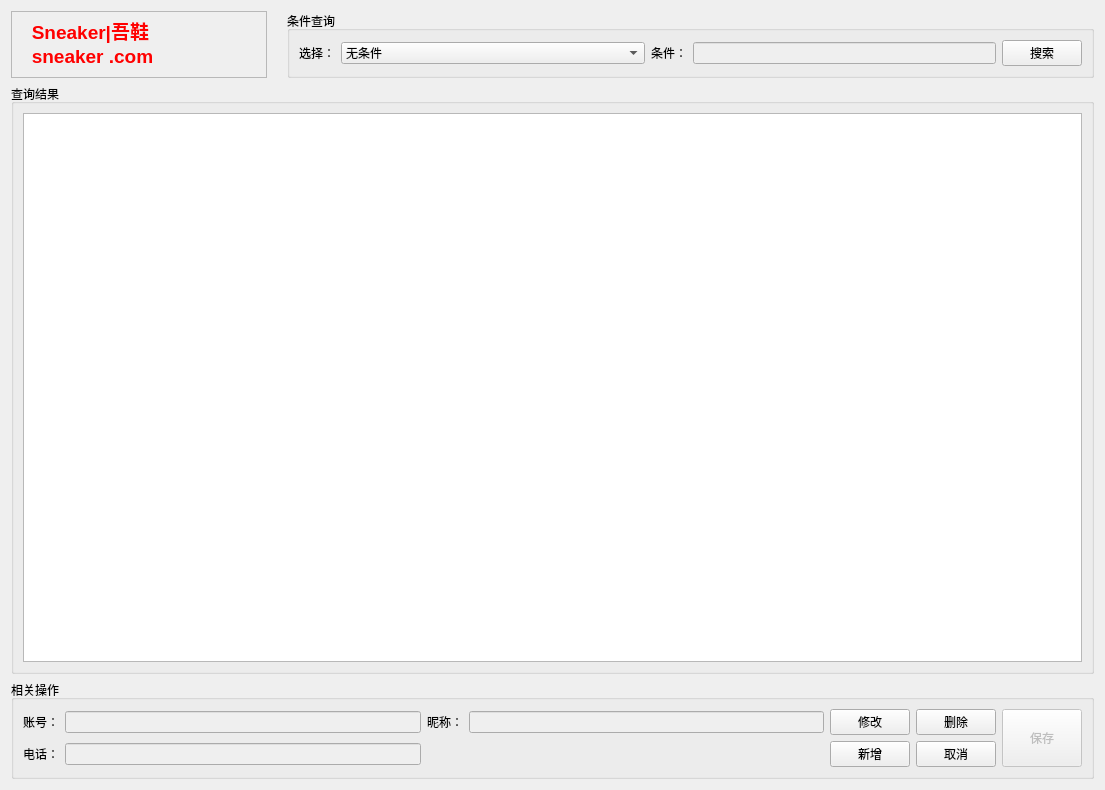
<?xml version="1.0" encoding="UTF-8"?>
<ui version="4.0">
 <class>FansForm</class>
 <widget class="QWidget" name="FansForm">
  <property name="geometry">
   <rect>
    <x>0</x>
    <y>0</y>
    <width>1105</width>
    <height>790</height>
   </rect>
  </property>
  <property name="windowTitle">
   <string>Form</string>
  </property>
  <layout class="QGridLayout" name="gridLayout_2">
   <item row="0" column="0">
    <layout class="QVBoxLayout" name="verticalLayout">
     <item>
      <layout class="QHBoxLayout" name="horizontalLayout_2">
       <property name="spacing">
        <number>0</number>
       </property>
       <property name="bottomMargin">
        <number>0</number>
       </property>
       <item>
        <widget class="QTextBrowser" name="textBrowser">
         <property name="enabled">
          <bool>false</bool>
         </property>
         <property name="sizePolicy">
          <sizepolicy hsizetype="Minimum" vsizetype="Ignored">
           <horstretch>0</horstretch>
           <verstretch>69</verstretch>
          </sizepolicy>
         </property>
         <property name="html">
          <string>&lt;!DOCTYPE HTML PUBLIC &quot;-//W3C//DTD HTML 4.0//EN&quot; &quot;http://www.w3.org/TR/REC-html40/strict.dtd&quot;&gt;
&lt;html&gt;&lt;head&gt;&lt;meta name=&quot;qrichtext&quot; content=&quot;1&quot; /&gt;&lt;style type=&quot;text/css&quot;&gt;
p, li { white-space: pre-wrap; }
&lt;/style&gt;&lt;/head&gt;&lt;body style=&quot; font-family:'SimSun'; font-size:9pt; font-weight:400; font-style:normal;&quot;&gt;
&lt;p style=&quot; margin-top:0px; margin-bottom:0px; margin-left:0px; margin-right:0px; -qt-block-indent:0; text-indent:0px;&quot;&gt;&lt;span style=&quot; font-size:14pt; font-weight:600; color:#ff0000;&quot;&gt;   Sneaker|吾鞋&lt;/span&gt;&lt;/p&gt;
&lt;p style=&quot; margin-top:0px; margin-bottom:0px; margin-left:0px; margin-right:0px; -qt-block-indent:0; text-indent:0px;&quot;&gt;&lt;span style=&quot; font-size:14pt; font-weight:600; color:#ff0000;&quot;&gt;   sneaker .com&lt;/span&gt;&lt;/p&gt;&lt;/body&gt;&lt;/html&gt;</string>
         </property>
        </widget>
       </item>
       <item>
        <spacer name="verticalSpacer">
         <property name="orientation">
          <enum>Qt::Vertical</enum>
         </property>
         <property name="sizeType">
          <enum>QSizePolicy::Ignored</enum>
         </property>
         <property name="sizeHint" stdset="0">
          <size>
           <width>20</width>
           <height>40</height>
          </size>
         </property>
        </spacer>
       </item>
       <item>
        <widget class="QGroupBox" name="groupBox">
         <property name="enabled">
          <bool>true</bool>
         </property>
         <property name="sizePolicy">
          <sizepolicy hsizetype="Ignored" vsizetype="Maximum">
           <horstretch>0</horstretch>
           <verstretch>0</verstretch>
          </sizepolicy>
         </property>
         <property name="title">
          <string>条件查询</string>
         </property>
         <layout class="QGridLayout" name="gridLayout_4">
          <item row="0" column="0">
           <layout class="QHBoxLayout" name="horizontalLayout">
            <item>
             <widget class="QLabel" name="label">
              <property name="contextMenuPolicy">
               <enum>Qt::NoContextMenu</enum>
              </property>
              <property name="text">
               <string>选择：</string>
              </property>
             </widget>
            </item>
            <item>
             <widget class="QComboBox" name="cb_condition">
              <property name="enabled">
               <bool>true</bool>
              </property>
              <property name="sizePolicy">
               <sizepolicy hsizetype="Expanding" vsizetype="Fixed">
                <horstretch>0</horstretch>
                <verstretch>0</verstretch>
               </sizepolicy>
              </property>
              <item>
               <property name="text">
                <string>无条件</string>
               </property>
              </item>
              <item>
               <property name="text">
                <string>账号</string>
               </property>
              </item>
              <item>
               <property name="text">
                <string>昵称</string>
               </property>
              </item>
              <item>
               <property name="text">
                <string>电话</string>
               </property>
              </item>
             </widget>
            </item>
            <item>
             <widget class="QLabel" name="label_6">
              <property name="text">
               <string>条件：</string>
              </property>
             </widget>
            </item>
            <item>
             <widget class="QLineEdit" name="le_condition">
              <property name="enabled">
               <bool>false</bool>
              </property>
              <property name="clearButtonEnabled">
               <bool>true</bool>
              </property>
             </widget>
            </item>
            <item>
             <widget class="QPushButton" name="pb_search">
              <property name="sizePolicy">
               <sizepolicy hsizetype="Fixed" vsizetype="Fixed">
                <horstretch>0</horstretch>
                <verstretch>0</verstretch>
               </sizepolicy>
              </property>
              <property name="text">
               <string>搜索</string>
              </property>
             </widget>
            </item>
           </layout>
          </item>
         </layout>
        </widget>
       </item>
      </layout>
     </item>
     <item>
      <widget class="QGroupBox" name="groupBox_2">
       <property name="title">
        <string>查询结果</string>
       </property>
       <layout class="QGridLayout" name="gridLayout">
        <item row="0" column="0">
         <widget class="QTableWidget" name="tableWidget"/>
        </item>
       </layout>
      </widget>
     </item>
     <item>
      <widget class="QGroupBox" name="groupBox_3">
       <property name="title">
        <string>相关操作</string>
       </property>
       <layout class="QGridLayout" name="gridLayout_5">
        <item row="0" column="0">
         <layout class="QGridLayout" name="gridLayout_3">
          <item row="0" column="0">
           <widget class="QLabel" name="label_2">
            <property name="text">
             <string>账号：</string>
            </property>
           </widget>
          </item>
          <item row="0" column="1">
           <widget class="QLineEdit" name="le_id">
            <property name="enabled">
             <bool>false</bool>
            </property>
           </widget>
          </item>
          <item row="0" column="2">
           <widget class="QLabel" name="label_3">
            <property name="text">
             <string>昵称：</string>
            </property>
           </widget>
          </item>
          <item row="0" column="3">
           <widget class="QLineEdit" name="le_nickname">
            <property name="enabled">
             <bool>false</bool>
            </property>
            <property name="clearButtonEnabled">
             <bool>true</bool>
            </property>
           </widget>
          </item>
          <item row="0" column="4">
           <widget class="QPushButton" name="pb_modify">
            <property name="sizePolicy">
             <sizepolicy hsizetype="Preferred" vsizetype="Preferred">
              <horstretch>0</horstretch>
              <verstretch>0</verstretch>
             </sizepolicy>
            </property>
            <property name="text">
             <string>修改</string>
            </property>
           </widget>
          </item>
          <item row="0" column="5">
           <widget class="QPushButton" name="pb_delete">
            <property name="sizePolicy">
             <sizepolicy hsizetype="Preferred" vsizetype="Fixed">
              <horstretch>0</horstretch>
              <verstretch>0</verstretch>
             </sizepolicy>
            </property>
            <property name="text">
             <string>删除</string>
            </property>
           </widget>
          </item>
          <item row="0" column="6" rowspan="2">
           <widget class="QPushButton" name="pb_save">
            <property name="enabled">
             <bool>false</bool>
            </property>
            <property name="sizePolicy">
             <sizepolicy hsizetype="Minimum" vsizetype="Preferred">
              <horstretch>0</horstretch>
              <verstretch>0</verstretch>
             </sizepolicy>
            </property>
            <property name="text">
             <string>保存</string>
            </property>
           </widget>
          </item>
          <item row="1" column="0">
           <widget class="QLabel" name="label_4">
            <property name="text">
             <string>电话：</string>
            </property>
           </widget>
          </item>
          <item row="1" column="1">
           <widget class="QLineEdit" name="le_tele">
            <property name="enabled">
             <bool>false</bool>
            </property>
            <property name="clearButtonEnabled">
             <bool>true</bool>
            </property>
           </widget>
          </item>
          <item row="1" column="4">
           <widget class="QPushButton" name="pb_add">
            <property name="text">
             <string>新增</string>
            </property>
           </widget>
          </item>
          <item row="1" column="5">
           <widget class="QPushButton" name="pb_cancel">
            <property name="enabled">
             <bool>true</bool>
            </property>
            <property name="text">
             <string>取消</string>
            </property>
           </widget>
          </item>
         </layout>
        </item>
       </layout>
      </widget>
     </item>
    </layout>
   </item>
  </layout>
 </widget>
 <resources/>
 <connections/>
</ui>
